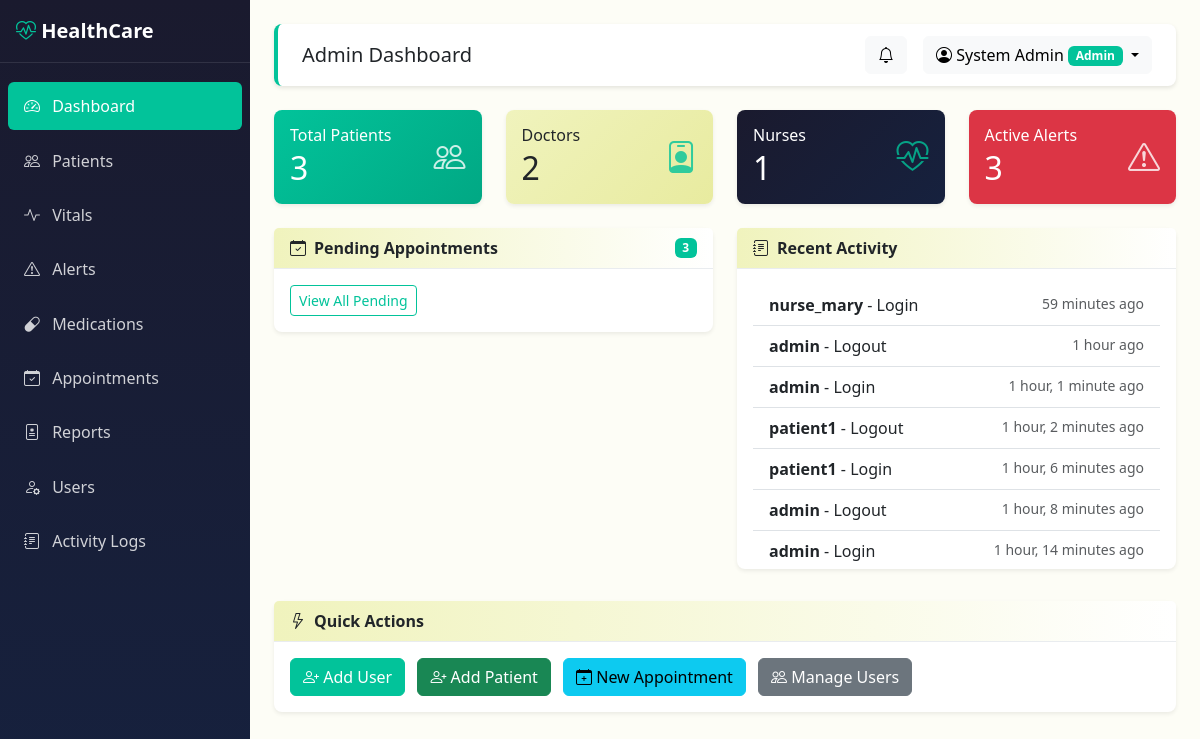
Screenshot of / (signed in) with the database file from the repository.
### accounts/models.py (models this page shows, shortened)
class User(AbstractUser):
    ROLE_CHOICES = [
        ('admin', 'Admin'),
        ('doctor', 'Doctor'),
        ('nurse', 'Nurse'),
        ('receptionist', 'Receptionist'),
        ('patient', 'Patient'),
    ]
    role = models.CharField(max_length=20, choices=ROLE_CHOICES, default='patient')
    phone = models.CharField(max_length=20, blank=True)
    address = models.TextField(blank=True)
    profile_picture = models.ImageField(upload_to='profiles/', blank=True, null=True)
    date_of_birth = models.DateField(null=True, blank=True)
    created_at = models.DateTimeField(auto_now_add=True)
    updated_at = models.DateTimeField(auto_now=True)
    @property
    def is_admin(self):
        return self.role == 'admin'

class ActivityLog(models.Model):
    user = models.ForeignKey(User, on_delete=models.CASCADE, related_name='activity_logs')
    action = models.CharField(max_length=255)
    details = models.TextField(blank=True)
    ip_address = models.GenericIPAddressField(null=True, blank=True)
    timestamp = models.DateTimeField(auto_now_add=True)
    class Meta:
        ordering = ['-timestamp']

### accounts/views.py (the view, shortened to what this page needs)
# urls.py: path('', views.dashboard, name='dashboard'),
@login_required
def dashboard(request):
    from patients.models import Patient
    from appointments.models import Appointment
    from vitals.models import VitalSign, VitalAlert
    from medications.models import Medication
    user = request.user
    context = {'user': user}
    if user.is_admin:
        context.update({
            'total_patients': Patient.objects.count(),
            'total_doctors': User.objects.filter(role='doctor').count(),
            'total_nurses': User.objects.filter(role='nurse').count(),
            'total_appointments': Appointment.objects.count(),
            'pending_appointments': Appointment.objects.filter(status='pending').count(),
            'recent_activities': ActivityLog.objects.all()[:10],
            'active_alerts': VitalAlert.objects.filter(is_resolved=False).count(),
        })
        return render(request, 'accounts/dashboard_admin.html', context)

### notifications/context_processors.py (called while the page is built)
def unread_notifications_count(request):
    if request.user.is_authenticated:
        count = Notification.objects.filter(user=request.user, is_read=False).count()
        return {'unread_notifications_count': count}
    return {'unread_notifications_count': 0}

### templates/accounts/dashboard_admin.html (shortened to what this page needs)
{% extends 'base.html' %}
{% block page_title %}Admin Dashboard{% endblock %}
{% block content %}
<div class="row g-4 mb-4">
    <div class="col-md-3">
        <div class="card stat-card text-white" style="background: linear-gradient(135deg, #02c39a 0%, #01a884 100%);">
            <div class="card-body d-flex justify-content-between align-items-center">
                <div>
                    <h6 class="mb-1">Total Patients</h6>
                    <h2 class="mb-0">{{ total_patients }}</h2>
                </div>
                <i class="bi bi-people stat-icon"></i>
            </div>
        </div>
    </div>
    <div class="col-md-3">
        <div class="card stat-card text-dark" style="background: linear-gradient(135deg, #f0f3bd 0%, #e8eb9f 100%);">
            <div class="card-body d-flex justify-content-between align-items-center">
                <div>
                    <h6 class="mb-1">Doctors</h6>
                    <h2 class="mb-0">{{ total_doctors }}</h2>
                </div>
                <i class="bi bi-person-badge stat-icon" style="color: #02c39a;"></i>
            </div>
        </div>
    </div>
    <div class="col-md-3">
        <div class="card stat-card text-white" style="background: linear-gradient(135deg, #1a1a2e 0%, #16213e 100%);">
            <div class="card-body d-flex justify-content-between align-items-center">
                <div>
                    <h6 class="mb-1">Nurses</h6>
                    <h2 class="mb-0">{{ total_nurses }}</h2>
                </div>
                <i class="bi bi-heart-pulse stat-icon" style="color: #02c39a;"></i>
            </div>
        </div>
    </div>
    <div class="col-md-3">
        <div class="card stat-card bg-danger text-white">
            <div class="card-body d-flex justify-content-between align-items-center">
                <div>
                    <h6 class="mb-1">Active Alerts</h6>
                    <h2 class="mb-0">{{ active_alerts }}</h2>
                </div>
                <i class="bi bi-exclamation-triangle stat-icon"></i>
            </div>
        </div>
    </div>
</div>
<div class="row g-4">
    <div class="col-md-6">
        <div class="card">
            <div class="card-header d-flex justify-content-between align-items-center">
                <span><i class="bi bi-calendar-check me-2"></i>Pending Appointments</span>
                <span class="badge bg-primary">{{ pending_appointments }}</span>
            </div>
            <div class="card-body">
                <a href="{% url 'appointments:appointment_list' %}?status=pending" class="btn btn-outline-primary btn-sm">View All Pending</a>
            </div>
        </div>
    </div>
    <div class="col-md-6">
        <div class="card">
            <div class="card-header"><i class="bi bi-journal-text me-2"></i>Recent Activity</div>
            <div class="card-body" style="max-height: 300px; overflow-y: auto;">
                <ul class="list-group list-group-flush">
                    {% for log in recent_activities %}
                    <li class="list-group-item d-flex justify-content-between">
                        <span><strong>{{ log.user.username }}</strong> - {{ log.action }}</span>
                        <small class="text-muted">{{ log.timestamp|timesince }} ago</small>
                    </li>
                    {% empty %}
                    <li class="list-group-item text-muted">No recent activity</li>
                    {% endfor %}
                </ul>
            </div>
        </div>
    </div>
</div>
<div class="row g-4 mt-2">
    <div class="col-12">
        <div class="card">
            <div class="card-header"><i class="bi bi-lightning me-2"></i>Quick Actions</div>
            <div class="card-body">
                <a href="{% url 'accounts:register' %}" class="btn btn-primary me-2"><i class="bi bi-person-plus"></i> Add User</a>
                <a href="{% url 'patients:patient_add' %}" class="btn btn-success me-2"><i class="bi bi-person-plus"></i> Add Patient</a>
                <a href="{% url 'appointments:create_appointment' %}" class="btn btn-info me-2"><i class="bi bi-calendar-plus"></i> New Appointment</a>
                <a href="{% url 'accounts:user_list' %}" class="btn btn-secondary"><i class="bi bi-people"></i> Manage Users</a>
            </div>
        </div>
    </div>
</div>
{% endblock %}

### templates/base.html (shortened to what this page needs)
<!DOCTYPE html>
<html lang="en">
<head>
    <link href="https://cdn.jsdelivr.net/npm/bootstrap@5.3.2/dist/css/bootstrap.min.css" rel="stylesheet">
    <link href="https://cdn.jsdelivr.net/npm/bootstrap-icons@1.11.1/font/bootstrap-icons.css" rel="stylesheet">
</head>
<body>
    {% if user.is_authenticated %}
    <nav class="sidebar">
        <div class="brand-logo">
            <i class="bi bi-heart-pulse"></i> HealthCare
        </div>
        <ul class="nav flex-column">
            <li class="nav-item">
                <a class="nav-link {% if request.resolver_match.url_name == 'dashboard' %}active{% endif %}" href="{% url 'accounts:dashboard' %}">
                    <i class="bi bi-speedometer2"></i> Dashboard
                </a>
            </li>
            {% if user.is_admin or user.is_doctor or user.is_nurse or user.is_receptionist %}
            <li class="nav-item">
                <a class="nav-link" href="{% url 'patients:patient_list' %}">
                    <i class="bi bi-people"></i> Patients
                </a>
            </li>
            {% endif %}
            <li class="nav-item">
                <a class="nav-link" href="{% url 'vitals:vitals_list' %}">
                    <i class="bi bi-activity"></i> Vitals
                </a>
            </li>
            <li class="nav-item">
                <a class="nav-link" href="{% url 'vitals:alerts_list' %}">
                    <i class="bi bi-exclamation-triangle"></i> Alerts
                </a>
            </li>
            <li class="nav-item">
                <a class="nav-link" href="{% url 'medications:medication_list' %}">
                    <i class="bi bi-capsule"></i> Medications
                </a>
            </li>
            <li class="nav-item">
                <a class="nav-link" href="{% url 'appointments:appointment_list' %}">
                    <i class="bi bi-calendar-check"></i> Appointments
                </a>
            </li>
            <li class="nav-item">
                <a class="nav-link" href="{% url 'reports:report_list' %}">
                    <i class="bi bi-file-medical"></i> Reports
                </a>
            </li>
            {% if user.is_admin %}
            <li class="nav-item">
                <a class="nav-link" href="{% url 'accounts:user_list' %}">
                    <i class="bi bi-person-gear"></i> Users
                </a>
            </li>
            <li class="nav-item">
                <a class="nav-link" href="{% url 'accounts:activity_logs' %}">
                    <i class="bi bi-journal-text"></i> Activity Logs
                </a>
            </li>
            {% endif %}
        </ul>
    </nav>
    <div class="main-content">
        <div class="navbar-top d-flex justify-content-between align-items-center">
            <h5 class="mb-0">{% block page_title %}Dashboard{% endblock %}</h5>
            <div class="d-flex align-items-center gap-3">
                <a href="{% url 'notifications:notification_list' %}" class="btn btn-light position-relative">
                    <i class="bi bi-bell"></i>
                </a>
                <div class="dropdown">
                    <button class="btn btn-light dropdown-toggle" type="button" data-bs-toggle="dropdown">
                        <i class="bi bi-person-circle"></i> {{ user.get_full_name|default:user.username }}
                        <span class="badge bg-primary badge-role">{{ user.get_role_display }}</span>
                    </button>
                </div>
            </div>
        </div>
        {% block content %}{% endblock %}
    </div>
    {% else %}
    <div class="container">
        {% block auth_content %}{% endblock %}
    </div>
    {% endif %}
</body>
</html>

### templates/base.html (style rules this page uses)
:root { --sidebar-width: 250px; --primary-color: #02c39a; --secondary-color: #f0f3bd; --sidebar-bg: #1a1a2e; }
body { min-height: 100vh; background-color: #f0f3bd20; }
.sidebar { position: fixed; top: 0; left: 0; height: 100vh; width: var(--sidebar-width); background: linear-gradient(180deg, var(--sidebar-bg) 0%, #16213e 100%); padding-top: 1rem; z-index: 1000; overflow-y: auto; }
.sidebar .nav-link { color: rgba(255,255,255,0.8); padding: 0.75rem 1rem; margin: 0.2rem 0.5rem; border-radius: 0.375rem; transition: all 0.2s; }
.sidebar .nav-link:hover, .sidebar .nav-link.active { background: var(--primary-color); color: #fff; }
.sidebar .nav-link i { margin-right: 0.5rem; width: 20px; text-align: center; }
.main-content { margin-left: var(--sidebar-width); padding: 1.5rem; }
.navbar-top { background: #fff; box-shadow: 0 2px 4px rgba(0,0,0,0.1); padding: 0.75rem 1.5rem; margin-bottom: 1.5rem; border-radius: 0.5rem; border-left: 4px solid var(--primary-color); }
.card { border: none; box-shadow: 0 0.125rem 0.25rem rgba(0,0,0,0.075); border-radius: 0.5rem; }
.card-header { background: linear-gradient(90deg, var(--secondary-color) 0%, #fff 100%); border-bottom: 1px solid #e9ecef; font-weight: 600; }
.stat-card { transition: transform 0.2s; }
.stat-card .stat-icon { font-size: 2rem; opacity: 0.8; }
.badge-role { font-size: 0.75rem; }
.brand-logo { color: #fff; font-size: 1.25rem; font-weight: 700; padding: 0 1rem 1rem; border-bottom: 1px solid rgba(255,255,255,0.1); margin-bottom: 1rem; }
.brand-logo i { color: var(--primary-color); }
.btn-primary { background-color: var(--primary-color); border-color: var(--primary-color); }
.btn-outline-primary { color: var(--primary-color); border-color: var(--primary-color); }
.bg-primary { background-color: var(--primary-color) !important; }
.badge.bg-primary { background-color: var(--primary-color) !important; }
a { color: var(--primary-color); }

### rows the page displays
User: get_full_name "System Admin", role "Admin"
ActivityLog: user.username "nurse_mary", action "Login", timestamp "59 minutes"
ActivityLog: user.username "admin", action "Logout", timestamp "1 hour"
ActivityLog: user.username "admin", action "Login", timestamp "1 hour, 1 minute"
ActivityLog: user.username "patient1", action "Logout", timestamp "1 hour, 2 minutes"
ActivityLog: user.username "patient1", action "Login", timestamp "1 hour, 6 minutes"
ActivityLog: user.username "admin", action "Logout", timestamp "1 hour, 8 minutes"
ActivityLog: user.username "admin", action "Login", timestamp "1 hour, 14 minutes"

### other values shown
{{ total_patients }} "3"
{{ total_doctors }} "2"
{{ total_nurses }} "1"
{{ active_alerts }} "3"
{{ pending_appointments }} "3"
